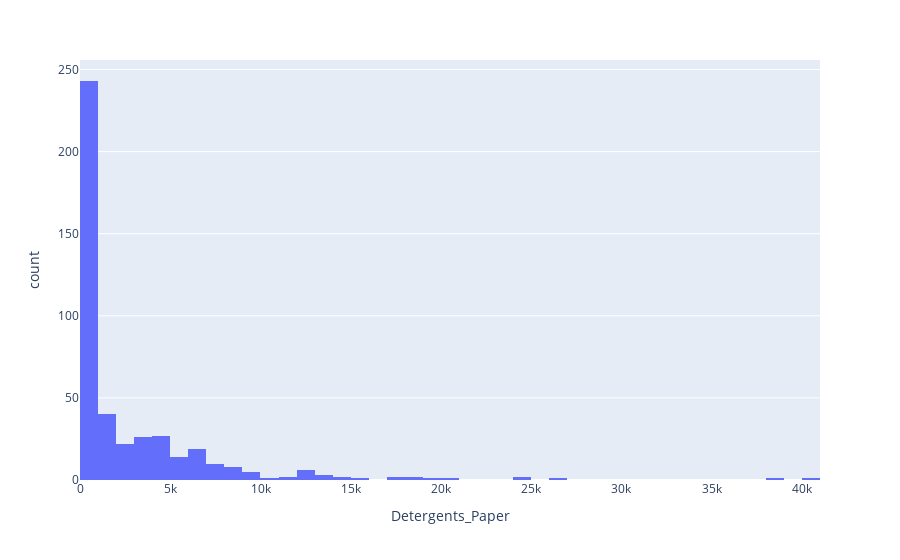

Notebook cell for this chart:
### Code cell
# Detergents_Paper

px.histogram(data, x='Detergents_Paper')

### Figure 1 — Plotly figure (JSON) as saved in the notebook; plotly's stock layout.template omitted (floating-point values rounded to 4 significant figures; data arrays with more than 128 entries replaced by an {"elided": "..."} marker saying what was removed)
{"data": [{"alignmentgroup": "True", "bingroup": "x", "hoverlabel": {"namelength": 0}, "hovertemplate": "Detergents_Paper=%{x}<br>count=%{y}", "legendgroup": "", "marker": {"color": "#636efa"}, "name": "", "offsetgroup": "", "orientation": "v", "showlegend": false, "type": "histogram", "x": {"elided": "440 int values"}, "xaxis": "x", "yaxis": "y"}], "layout": {"barmode": "relative", "legend": {"tracegroupgap": 0}, "margin": {"t": 60}, "xaxis": {"anchor": "y", "domain": [0, 1], "title": {"text": "Detergents_Paper"}}, "yaxis": {"anchor": "x", "domain": [0, 1], "title": {"text": "count"}}}}
